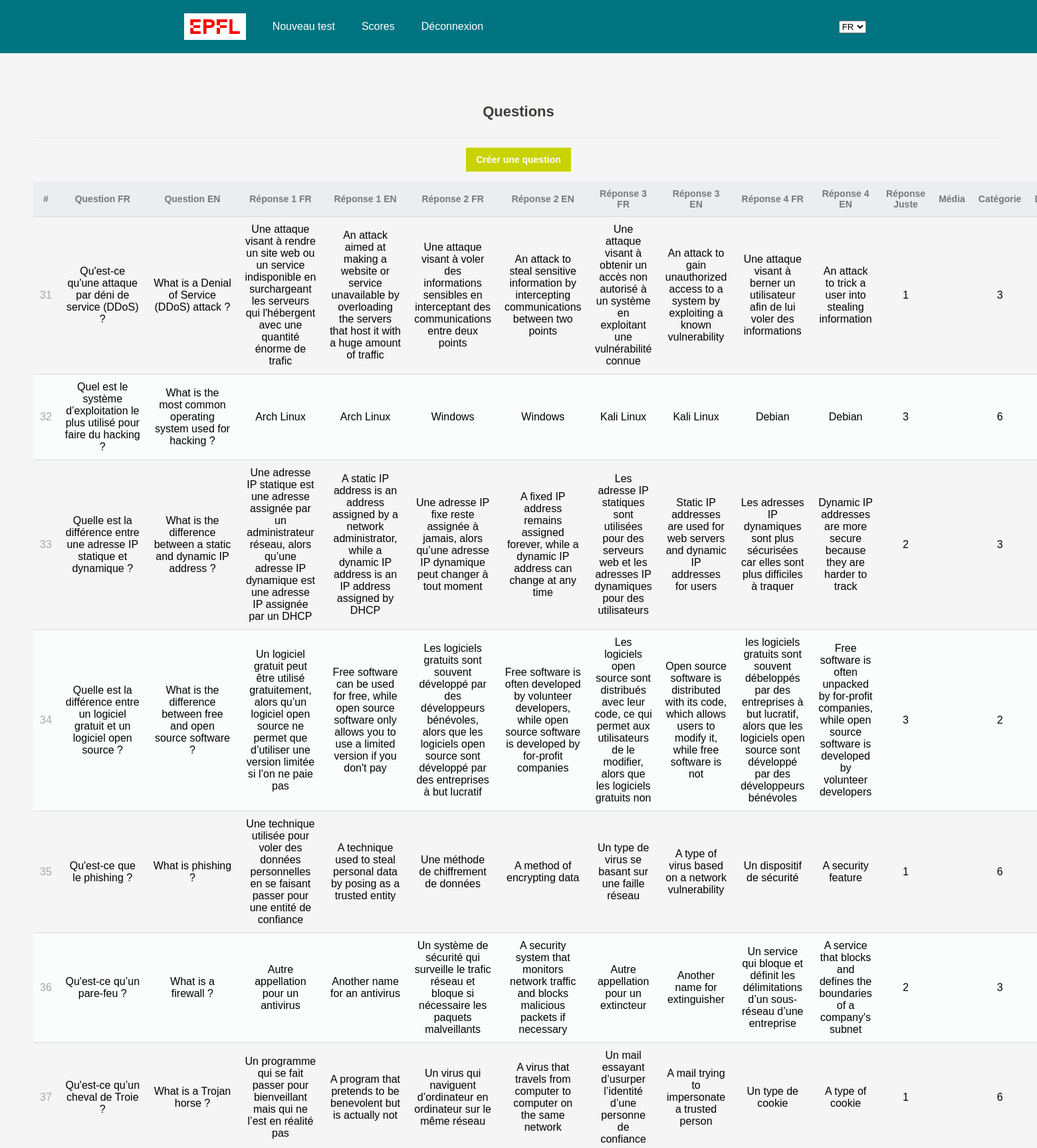
The page /php/read.php?page=4 (upper part) on the database its author committed.
### tables this page shows
CREATE TABLE `question` (
  `id_question` int NOT NULL,
  `question_fr` varchar(255) NOT NULL,
  `question_en` varchar(255) NOT NULL,
  `rep_1_fr` varchar(255) NOT NULL,
  `rep_1_en` varchar(255) NOT NULL,
  `rep_2_fr` varchar(255) NOT NULL,
  `rep_2_en` varchar(255) NOT NULL,
  `rep_3_fr` varchar(255) NOT NULL,
  `rep_3_en` varchar(255) NOT NULL,
  `rep_4_fr` varchar(255) NOT NULL,
  `rep_4_en` varchar(255) NOT NULL,
  `rep_true` int NOT NULL,
  `media` varchar(512) DEFAULT NULL,
  `fk_category` int NOT NULL,
  `fk_difficulty` int NOT NULL
);

### www/php/read.php (the view, shortened to what this page needs)
<?php
include 'functions_admin.php';
$page = isset($_GET['page']) && is_numeric($_GET['page']) ? (int)$_GET['page'] : 1;
$records_per_page = 10;
$stmt = $pdo->prepare('SELECT * FROM question ORDER BY id_question LIMIT :current_page, :record_per_page');
$stmt->bindValue(':current_page', ($page-1)*$records_per_page, PDO::PARAM_INT);
$stmt->bindValue(':record_per_page', $records_per_page, PDO::PARAM_INT);
$stmt->execute();
$questions = $stmt->fetchAll(PDO::FETCH_ASSOC);
?>
<?=template_header('Affichage - Questions')?>
<div class="content read">
	<h2>Questions</h2>
	<a href="create.php" class="create-question">Créer une question</a>
	<table>
        <thead>
            <tr>
                <td>#</td>
                <td>Question FR</td>
                <td>Question EN</td>
                <td>Réponse 1 FR</td>
                <td>Réponse 1 EN</td>
                <td>Réponse 2 FR</td>
                <td>Réponse 2 EN</td>
                <td>Réponse 3 FR</td>
                <td>Réponse 3 EN</td>
                <td>Réponse 4 FR</td>
                <td>Réponse 4 EN</td>
                <td>Réponse Juste</td>
                <td>Média</td>
                <td>Catégorie</td>
                <td>Difficulté</td>
            </tr>
        </thead>
        <tbody>
            <?php foreach ($questions as $question): ?>
            <tr>
                <td><?=$question['id_question']?></td>
                <td><?=$question['question_fr']?></td>
                <td><?=$question['question_en']?></td>
                <td><?=$question['rep_1_fr']?></td>
                <td><?=$question['rep_1_en']?></td>
                <td><?=$question['rep_2_fr']?></td>
                <td><?=$question['rep_2_en']?></td>
                <td><?=$question['rep_3_fr']?></td>
                <td><?=$question['rep_3_en']?></td>
                <td><?=$question['rep_4_fr']?></td>
                <td><?=$question['rep_4_en']?></td>
                <td><?=$question['rep_true']?></td>
                <td><?=$question['media']?></td>
                <td><?=$question['fk_category']?></td>
                <td><?=$question['fk_difficulty']?></td>
            </tr>
            <?php endforeach; ?>
        </tbody>
    </table>
</div>
<?=template_footer()?>

### www/css/style.css (style rules this page uses)
body { margin: 0; padding: 0; font-family: Arial, sans-serif; background-color: #f5f5f5; }
.content { padding: 50px; margin: 0 auto; text-align: center; }
.content h2 { margin: 0; padding: 25px 0; font-size: 22px; border-bottom: 1px solid #ebebeb; color: #413D3A; }
.read .create-question { display: inline-block; text-decoration: none; background-color: #C8D300; font-weight: bold; font-size: 14px; color: #FFFFFF; padding: 10px 15px; margin: 15px 0; }
.read table { width: 100%; padding-top: 30px; border-collapse: collapse; }
.read table thead { background-color: #ebeef1; border-bottom: 1px solid #d3dae0; }
.read table thead td { padding: 10px; font-weight: bold; color: #767779; font-size: 14px; }
.read table tbody tr { border-bottom: 1px solid #d3dae0; }
.read table tbody tr:nth-child(even) { background-color: #fbfcfc; }
.read table tbody tr td { padding: 10px; }
.read table tbody tr td:nth-child(1) { color: #a5a7a9; }

### rows shown on the page
question: id_question "31", question_fr "Qu'est-ce qu'une attaque par déni de service (DDoS) ?", question_en "What is a Denial of Service (DDoS) attack ?", rep_1_fr "Une attaque visant à rendre un site web ou un service indisponible en surchargeant les serveurs qui l'hébergent avec une quantité énorme de trafic", rep_1_en "An attack aimed at making a website or service unavailable by overloading the servers that host it with a huge amount of traffic", rep_2_fr "Une attaque visant à voler des informations sensibles en interceptant des communications entre deux points", rep_2_en "An attack to steal sensitive information by intercepting communications between two points", rep_3_fr "Une attaque visant à obtenir un accès non autorisé à un système en exploitant une vulnérabilité connue", rep_3_en "An attack to gain unauthorized access to a system by exploiting a known vulnerability", rep_4_fr "Une attaque visant à berner un utilisateur afin de lui voler des informations", rep_4_en "An attack to trick a user into stealing information", rep_true "1", fk_category "3"
question: id_question "32", question_fr "Quel est le système d’exploitation le plus utilisé pour faire du hacking ?", question_en "What is the most common operating system used for hacking ?", rep_1_fr "Arch Linux", rep_1_en "Arch Linux", rep_2_fr "Windows", rep_2_en "Windows", rep_3_fr "Kali Linux", rep_3_en "Kali Linux", rep_4_fr "Debian", rep_4_en "Debian", rep_true "3", fk_category "6"
question: id_question "33", question_fr "Quelle est la différence entre une adresse IP statique et dynamique ?", question_en "What is the difference between a static and dynamic IP address ?", rep_1_fr "Une adresse IP statique est une adresse assignée par un administrateur réseau, alors qu’une adresse IP dynamique est une adresse IP assignée par un DHCP", rep_1_en "A static IP address is an address assigned by a network administrator, while a dynamic IP address is an IP address assigned by DHCP", rep_2_fr "Une adresse IP fixe reste assignée à jamais, alors qu’une adresse IP dynamique peut changer à tout moment", rep_2_en "A fixed IP address remains assigned forever, while a dynamic IP address can change at any time", rep_3_fr "Les adresse IP statiques sont utilisées pour des serveurs web et les adresses IP dynamiques pour des utilisateurs", rep_3_en "Static IP addresses are used for web servers and dynamic IP addresses for users", rep_4_fr "Les adresses IP dynamiques sont plus sécurisées car elles sont plus difficiles à traquer", rep_4_en "Dynamic IP addresses are more secure because they are harder to track", rep_true "2", fk_category "3"
question: id_question "34", question_fr "Quelle est la différence entre un logiciel gratuit et un logiciel open source ?", question_en "What is the difference between free and open source software ?", rep_1_fr "Un logiciel gratuit peut être utilisé gratuitement, alors qu’un logiciel open source ne permet que d’utiliser une version limitée si l’on ne paie pas", rep_1_en "Free software can be used for free, while open source software only allows you to use a limited version if you don't pay", rep_2_fr "Les logiciels gratuits sont souvent développé par des développeurs bénévoles, alors que les logiciels open source sont développé par des entreprises à but lucratif", rep_2_en "Free software is often developed by volunteer developers, while open source software is developed by for-profit companies", rep_3_fr "Les logiciels open source sont distribués avec leur code, ce qui permet aux utilisateurs de le modifier, alors que les logiciels gratuits non", rep_3_en "Open source software is distributed with its code, which allows users to modify it, while free software is not", rep_4_fr "les logiciels gratuits sont souvent débeloppés par des entreprises à but lucratif, alors que les logiciels open source sont développé par des développeurs bénévoles", rep_4_en "Free software is often unpacked by for-profit companies, while open source software is developed by volunteer developers", rep_true "3", fk_category "2"
question: id_question "35", question_fr "Qu'est-ce que le phishing ?", question_en "What is phishing ?", rep_1_fr "Une technique utilisée pour voler des données personnelles en se faisant passer pour une entité de confiance", rep_1_en "A technique used to steal personal data by posing as a trusted entity", rep_2_fr "Une méthode de chiffrement de données", rep_2_en "A method of encrypting data", rep_3_fr "Un type de virus se basant sur une faille réseau", rep_3_en "A type of virus based on a network vulnerability", rep_4_fr "Un dispositif de sécurité", rep_4_en "A security feature", rep_true "1", fk_category "6"
question: id_question "36", question_fr "Qu'est-ce qu’un pare-feu ?", question_en "What is a firewall ?", rep_1_fr "Autre appellation pour un antivirus", rep_1_en "Another name for an antivirus", rep_2_fr "Un système de sécurité qui surveille le trafic réseau et bloque si nécessaire les paquets malveillants", rep_2_en "A security system that monitors network traffic and blocks malicious packets if necessary", rep_3_fr "Autre appellation pour un extincteur", rep_3_en "Another name for extinguisher", rep_4_fr "Un service qui bloque et définit les délimitations d’un sous-réseau d’une entreprise", rep_4_en "A service that blocks and defines the boundaries of a company's subnet", rep_true "2", fk_category "3"
question: id_question "37", question_fr "Qu'est-ce qu’un cheval de Troie ?", question_en "What is a Trojan horse ?", rep_1_fr "Un programme qui se fait passer pour bienveillant mais qui ne l’est en réalité pas", rep_1_en "A program that pretends to be benevolent but is actually not", rep_2_fr "Un virus qui naviguent d’ordinateur en ordinateur sur le même réseau", rep_2_en "A virus that travels from computer to computer on the same network", rep_3_fr "Un mail essayant d’usurper l’identité d’une personne de confiance", rep_3_en "A mail trying to impersonate a trusted person", rep_4_fr "Un type de cookie", rep_4_en "A type of cookie", rep_true "1", fk_category "6"
